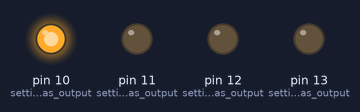
Bench run of a sketch on a simulated Arduino Uno, built with avr-gcc and run on an emulated ATmega328P. On the bench: output pins drawn as LEDs (lit = HIGH).

Above: at 0.1 s.
At 1.3 s:
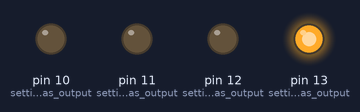
At 2.7 s:
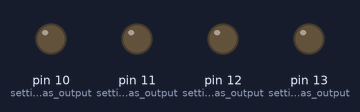
At 4.1 s:
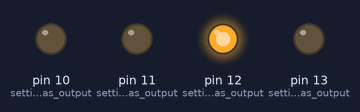
At 5.3 s:
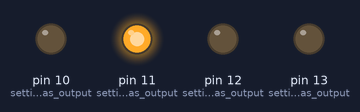
Timing chart, 0 to 5.6 s (numbered marks = the images above):
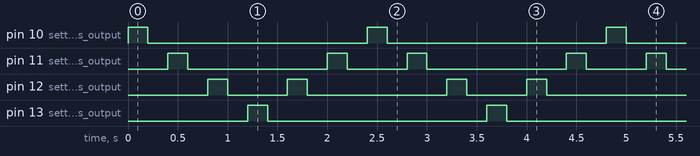

Measured:
- by itself, pin 10 (setting_pin_10_as_output), pin 13 (setting_pin_13_as_output): alternates HIGH for 0.20 s and LOW for 2.2 s
- by itself, pin 11 (setting_pin_11_as_output): repeats every 2.4 s: LOW 1.4 s, HIGH 0.20 s, LOW 0.60 s, HIGH 0.20 s
- by itself, pin 12 (setting_pin_12_as_output): repeats every 2.4 s: LOW 0.60 s, HIGH 0.20 s, LOW 1.4 s, HIGH 0.20 s

The sketch:

3_Light_Chaser2.ino
```cpp
/*
  Blink (Light Chaser 2)
  Turns on LED one at a time, on for 200 ms, then off for 200 ms using an integer to set delay for each LED
  Turns LEDs from LED 1 to LED 4, and then reverses from LED to 4-1 repeatedly
  Use pinMode to set pins as outputs, and use digital write to set state of outputs (LEDs)
  State of LED can either be High having LED on or low having the LED off
*/

int wait_time= 200; // set value for delay

// the setup function runs once when you press reset or power the board
void setup() {
  pinMode(10, OUTPUT); // setting pin 10 as output (LED 1)
  pinMode(11, OUTPUT); // setting pin 11 as output (LED 2)
  pinMode(12, OUTPUT); // setting pin 12 as output (LED 3)
  pinMode(13, OUTPUT); // setting pin 13 as output (LED 4)
}

// the loop function runs over and over again forever
void loop() {
  digitalWrite(10, HIGH); // turn the LED on (HIGH is the voltage level)
  delay(wait_time); // wait time
  digitalWrite(10, LOW); // turn the LED off by making the voltage LOW
  delay(wait_time); // wait time
  digitalWrite(11, HIGH); // turn the LED on (HIGH is the voltage level)
  delay(wait_time); // wait time
  digitalWrite(11, LOW); // turn the LED off by making the voltage LOW
  delay(wait_time); // wait time
  digitalWrite(12, HIGH); // turn the LED on (HIGH is the voltage level)
  delay(wait_time); // wait time
  digitalWrite(12, LOW); // turn the LED off by making the voltage LOW
  delay(wait_time); // wait time
  digitalWrite(13, HIGH); // turn the LED on (HIGH is the voltage level)
  delay(wait_time); // wait time
  digitalWrite(13, LOW); // turn the LED off by making the voltage LOW
  delay(wait_time); // wait time
  digitalWrite(12, HIGH); // turn the LED on (HIGH is the voltage level)
  delay(wait_time); // wait time
  digitalWrite(12, LOW); // turn the LED off by making the voltage LOW
  delay(wait_time); // wait time
  digitalWrite(11, HIGH); // turn the LED on (HIGH is the voltage level)
  delay(wait_time); // wait time
  digitalWrite(11, LOW); // turn the LED off by making the voltage LOW
  delay(wait_time); // wait time
}
```
